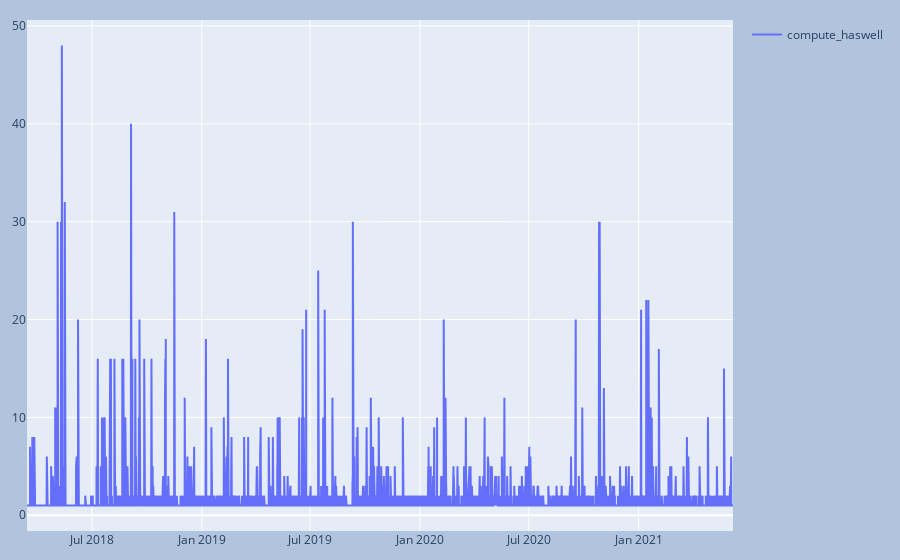

The notebook cell this image was saved under:
### Code cell
plot_rsrc(node_data, nt)

### Figure 1 — Plotly figure (JSON) as saved in the notebook; plotly's stock layout.template omitted (floating-point values rounded to 4 significant figures; data arrays with more than 128 entries replaced by an {"elided": "..."} marker saying what was removed)
{"data": [{"mode": "lines", "name": "compute_haswell", "type": "scatter", "x": {"elided": "14556 str values"}, "y": {"elided": "14556 int values"}}], "layout": {"margin": {"b": 20, "l": 20, "r": 20, "t": 20}, "paper_bgcolor": "LightSteelBlue", "showlegend": true}}
